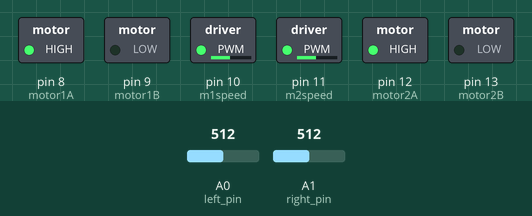
The sketch below on a simulated Arduino Uno, built with avr-gcc and run on an emulated ATmega328P. On the bench: switched loads named in the sketch (green lamp = pin HIGH). The test bench sets the inputs (shaded band); at power-on: A0 (left_pin) = 512, A1 (right_pin) = 512.

Above: at 0.1 s.
Timing chart, 0 to 1.6 s (numbered marks = the images above):
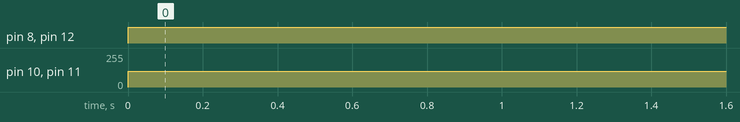

The sketch:

lf_uno.ino
```cpp
//line follower

int Speed = 120;        // MAX 255

//L293 Connection
const int motor1A      = 8;
const int motor1B      = 9;
const int m1speed      = 10;
const int motor2A      = 12;
const int motor2B      = 13;
const int m2speed      = 11;

//Sensor Connection
const int left_pin = A0;
const int right_pin = A1;


void setup() {
  pinMode(motor1A, OUTPUT);
  pinMode(motor1B, OUTPUT);
  pinMode(motor2A, OUTPUT);
  pinMode(motor2B, OUTPUT);

  pinMode(left_pin, INPUT);
  pinMode(right_pin, INPUT);
}

void loop() {

  unsigned int left_value = analogRead(left_pin);
  unsigned int right_value = analogRead(right_pin);

  if ((right_value > 512)  && (left_value > 512) )
  {
    //going forward
    digitalWrite(motor1A, HIGH);
    digitalWrite(motor1B, LOW);
    digitalWrite(motor2A, LOW);
    digitalWrite(motor2B, HIGH);
    analogWrite (m1speed, Speed);
    analogWrite (m2speed, Speed);
  }
  else if ((right_value > 512) && (left_value < 512))
  {
    //turning right
    digitalWrite(motor1A, LOW);
    digitalWrite(motor1B, HIGH);
    digitalWrite(motor2A, LOW);
    digitalWrite(motor2B, HIGH);
    analogWrite (m1speed, Speed);
    analogWrite (m2speed, Speed);
  }
  else //if ((right_value < 512) && (left_value > 512))
  {
    //turning left
    digitalWrite(motor1A, HIGH);
    digitalWrite(motor1B, LOW);
    digitalWrite(motor2A, HIGH);
    digitalWrite(motor2B, LOW);
    analogWrite (m1speed, Speed);
    analogWrite (m2speed, Speed);
  }

  delay(10);
}
```

Measured:
- by itself, pin 8 (motor1A), pin 12 (motor2A): LOW → HIGH at 0.00 s
- by itself, pin 10 (m1speed), pin 11 (m2speed): 0/255 → 120/255 at 0.00 s
